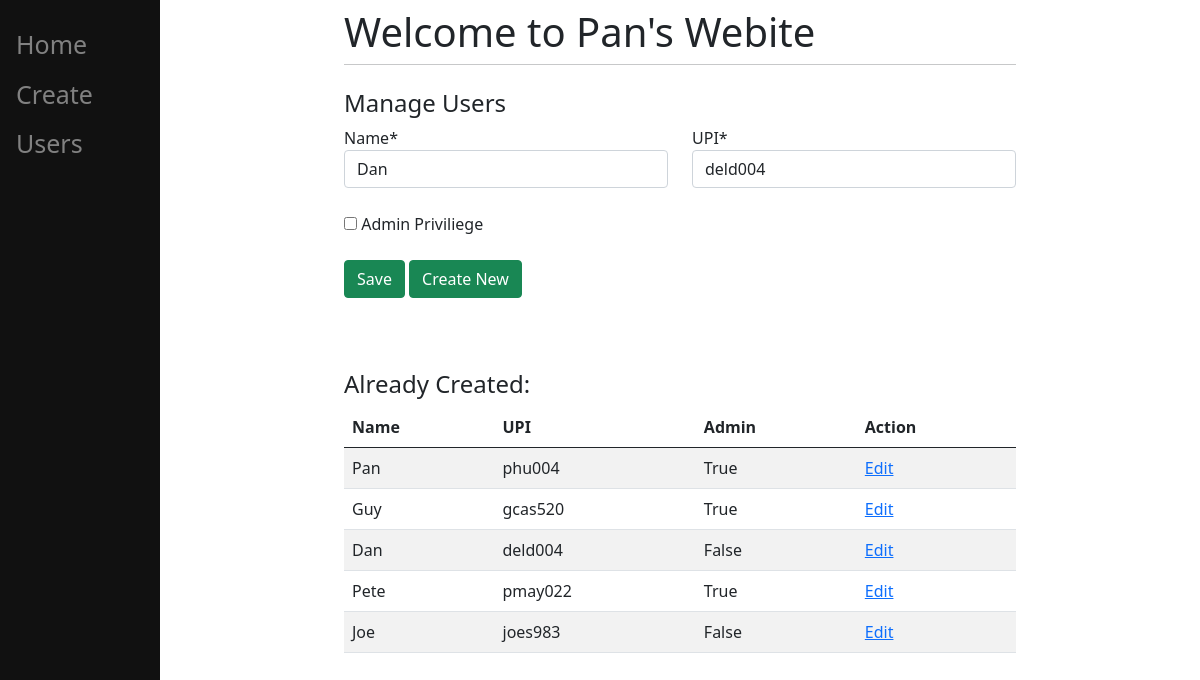
The page /main/createPerson?upi=deld004 on the database its author committed.
### main/models.py (models this page shows, shortened)
class Person(models.Model):
    name = models.CharField(max_length=200)
    upi = models.CharField(max_length=10, default="")
    isAdmin = models.BooleanField(default=False)

### main/views.py (the view, shortened to what this page needs)
# urls.py: path('createPerson', views.createPerson),
def createPerson(request):
    login_user = Person.objects.get(upi = MockedLoginUser.objects.get(id=1).upi)
    if request.method == "GET":
        upi = request.GET.get('upi', "")
        p = Person.objects.filter(upi=upi)
        if p.count() == 1:
            form = CreatePerson(person = p[0])
    if not 'form' in locals():
        form = CreatePerson()
    already_created = Person.objects.all()
    data = {
        "form": form,
        "create_title": "Manage Users",
        "already_created": already_created,
        "login_user": login_user
    }
    return render(request, "main/person.html", data)

### main/forms.py
class CreatePerson(forms.Form):
    name = forms.CharField(max_length=200)
    upi = forms.CharField(max_length=10, label="UPI")
    isAdmin = forms.BooleanField(label="Admin Priviliege", required=False)
    def __init__(self, *args, **kwargs):
        person = kwargs.pop('person', Person(name="", upi="", isAdmin=False))
        super().__init__(*args, **kwargs)
        self.helper = FormHelper()
        self.helper.layout = Layout(
            Div(
                Div('name', css_class="col-sm-6"),
                Div('upi', css_class="col-sm-6"),
                css_class="row"
            ),
            HTML("<br>"),
            "isAdmin",
            HTML("<br>"),
            Submit("save", "Save", css_class="btn btn-success"),
            Submit("create", "Create New", css_class="btn btn-success")
        )
        self.initial['name'] = person.name
        self.initial['upi'] = person.upi
        self.initial['isAdmin'] = person.isAdmin

### main/templates/main/person.html (shortened to what this page needs)
{% extends 'main/base.html' %}
{% load crispy_forms_tags %}
{% block content %}
    <h4>{{create_title}}</h4>
    <form method="POST" action="#">
        {% crispy form%}
        <br>
    </form>
    <br><br>
    <h4>Already Created:</h4>
    <table class="table table-striped">
        <thead>
          <tr>
            <th scope="col">Name</th>
            <th scope="col">UPI</th>
            <th scope="col">Admin</th>
            <th scope="col">Action</th>
          </tr>
        </thead>
        <tbody>
            {% for entry in already_created %}
                <tr>
                    <td>{{entry.name}}</td>
                    <td>{{entry.upi}}</td>
                    <td>{{entry.isAdmin}}</td>
                    <td><a href="createPerson?upi={{entry.upi}}">Edit</a></td>
                </tr>
            {% endfor %}
        </tbody>
    </table>
{% endblock %}

### main/templates/main/base.html (shortened to what this page needs)
<!doctype html>
<html>
        <head>
                <link href="https://cdn.jsdelivr.net/npm/bootstrap@5.1.0/dist/css/bootstrap.min.css" rel="stylesheet">
        </head>
        <body>
                <div class="sidenav">
                        <a href="/main">Home</a>
                        <a href="/main/createList">Create</a>
                        <a href="/main/createPerson">Users</a>
                </div>
                <div class="main">
                        <div class="row justify-content-center">
                                <div class="col-8">
                                        <h1 class="mt-2">Welcome to {{login_user.name}}'s Webite</h1>
                                        <hr class="mt-0 mb-4">
                                        {% block content %}
                                        {% endblock %}
                                </div>
                        </div>
                </div>
        </body>
</html>

### main/templates/main/base.html (style rules this page uses)
.sidenav { height:100%; width:160px; position: fixed; z-index:1; top:0; left:0; background-color: #111; overflow-x: hidden; padding-top:20px; }
.sidenav a { padding: 6px 8px 6px 16px; text-decoration: none; font-size:25px; color: #818181; display:block; }
.main { margin-left: 160px; padding: 0px 10px; }

### rows shown on the page
Person: name "Pan", upi "phu004", isAdmin "True"
Person: name "Dan", upi "deld004", isAdmin "False"
Person: name "Guy", upi "gcas520", isAdmin "True"
Person: name "Pete", upi "pmay022", isAdmin "True"
Person: name "Joe", upi "joes983", isAdmin "False"

### other values the page prints
{{ create_title }} "Manage Users"
